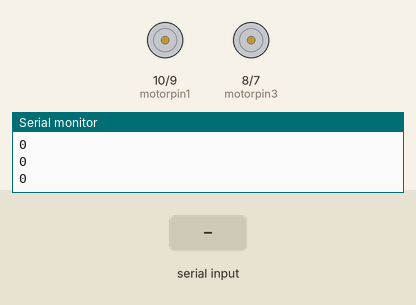
Recording of a sketch running on a simulated Arduino Uno, built with avr-gcc and run on an emulated ATmega328P. Parts: motor-driver pin pairs drawn as motors (green arrow = first pin HIGH = forward, orange = second pin HIGH = backward, longer = more drive, scaled by the enable pin), the last lines printed to the serial monitor. The test bench sets the inputs (shaded band).

Above: at 1.2 s.
1.3 s: "1" received over the second serial link
At 1.8 s:
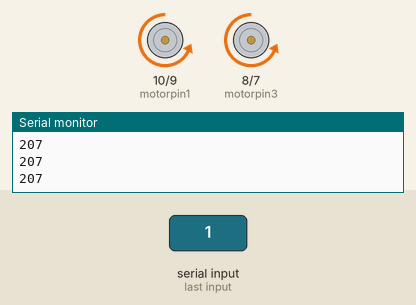
2.8 s: "0" received over the second serial link
At 4.2 s:
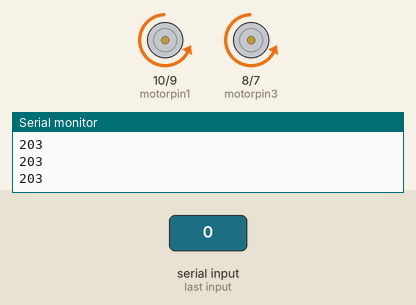
Timing chart, 0 to 5.8 s (numbered marks = the images above; inputs shaded):
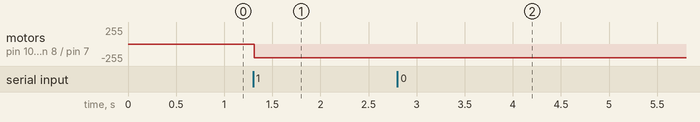

Measured:
- after the input at 1.3 s, motor on pin 10 (motorpin1) / pin 9 (motorpin2), motor on pin 8 (motorpin3) / pin 7 (motorpin4): stopped → backward 207/255 at once
- after the input at 2.8 s, motor on pin 10 (motorpin1) / pin 9 (motorpin2), motor on pin 8 (motorpin3) / pin 7 (motorpin4): backward 207/255 → backward 203/255 at once

The sketch:

car.ino
```cpp
#include <SoftwareSerial.h>

#define rxPin 13
#define txPin 12

#define motorpin1 10
#define motorpin2 9
#define motorpin3 8
#define motorpin4 7

#define speedControlA 11
#define speedControlB 6

#define monitorBaudRate 9600
#define hc05BaudRate 38400

SoftwareSerial bluetooth(txPin, rxPin);
int command = 0;

void forward () {
  digitalWrite(motorpin1, LOW);
	digitalWrite(motorpin2, HIGH);
	digitalWrite(motorpin3, LOW);
	digitalWrite(motorpin4, HIGH);
}
void backward () {
  digitalWrite(motorpin1, HIGH);
	digitalWrite(motorpin2, LOW);
	digitalWrite(motorpin3, HIGH);
	digitalWrite(motorpin4, LOW);
}
void left () {
  digitalWrite(motorpin1, LOW);
	digitalWrite(motorpin2, HIGH);
	digitalWrite(motorpin3, HIGH);
	digitalWrite(motorpin4, LOW);
}
void right () {
  digitalWrite(motorpin1, HIGH);
	digitalWrite(motorpin2, LOW);
	digitalWrite(motorpin3, LOW);
	digitalWrite(motorpin4, HIGH);
}

void stop () {
  digitalWrite(motorpin1, LOW);
	digitalWrite(motorpin2, LOW);
	digitalWrite(motorpin3, LOW);
	digitalWrite(motorpin4, LOW);
}

void setSpeed(int speed) {
  Serial.println(speed);
  analogWrite(speedControlA, speed);
  analogWrite(speedControlB, speed);
}

void setup() {
  Serial.begin(monitorBaudRate);
  while (!Serial) { }
  bluetooth.begin(hc05BaudRate);

	pinMode(motorpin1, OUTPUT);
	pinMode(motorpin2, OUTPUT);
	pinMode(motorpin3, OUTPUT);
	pinMode(motorpin4, OUTPUT);
  pinMode(speedControlA, OUTPUT);
  pinMode(speedControlB, OUTPUT);
  stop();
  setSpeed(0);
}


void loop() { // run over and over
  if (bluetooth.available()) {
    command = bluetooth.read();
    Serial.println(command);
  }

  if ( command >= 1 && command <= 60 ) {
    setSpeed(map(command, 1, 60, 1, 255));
    forward();
  } else if ( command >= 61 && command <= 120 ) {
    setSpeed(map(command, 61, 120, 1, 255));
    backward();
  }

  if ( command >= 121 && command <= 180 ) {
    setSpeed(map(command, 121, 180, 1, 255));
    right();
  } else if ( command >= 181 && command <= 240 ) {
    setSpeed(map(command, 181, 240, 1, 255));
    left();
  }

  if( command == 0 ) {
    setSpeed(0);
    stop();
  }

}

//0023:09:01314A slave id
```
